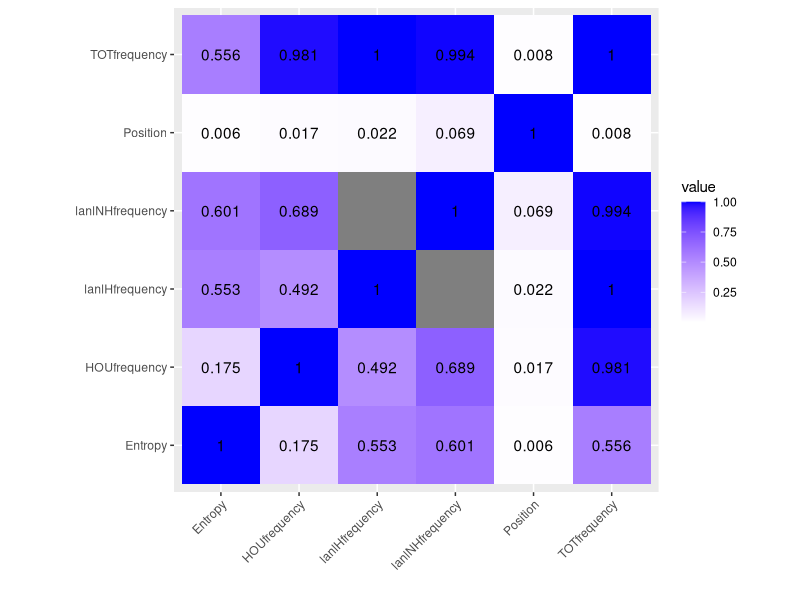
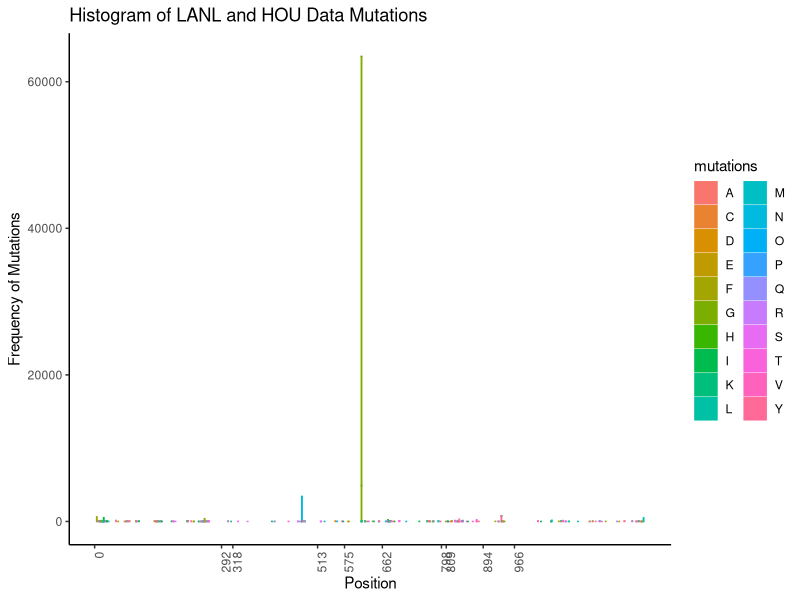
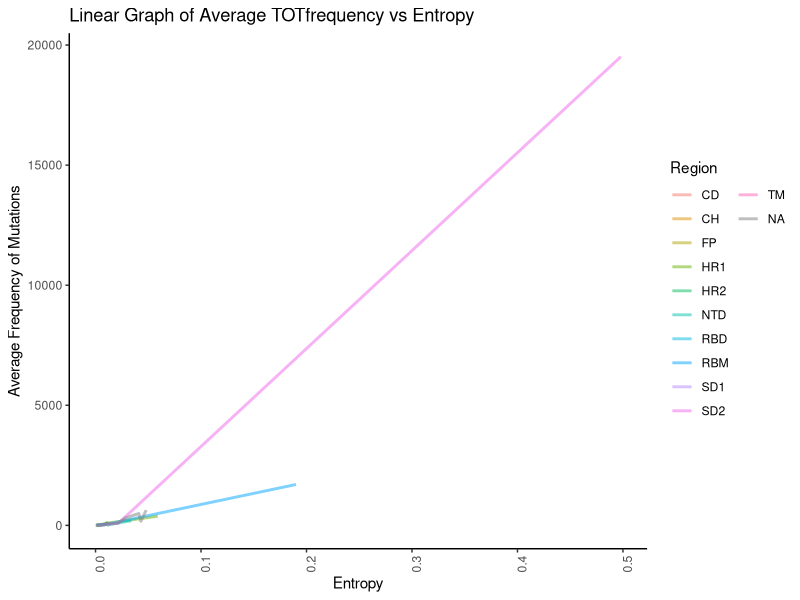
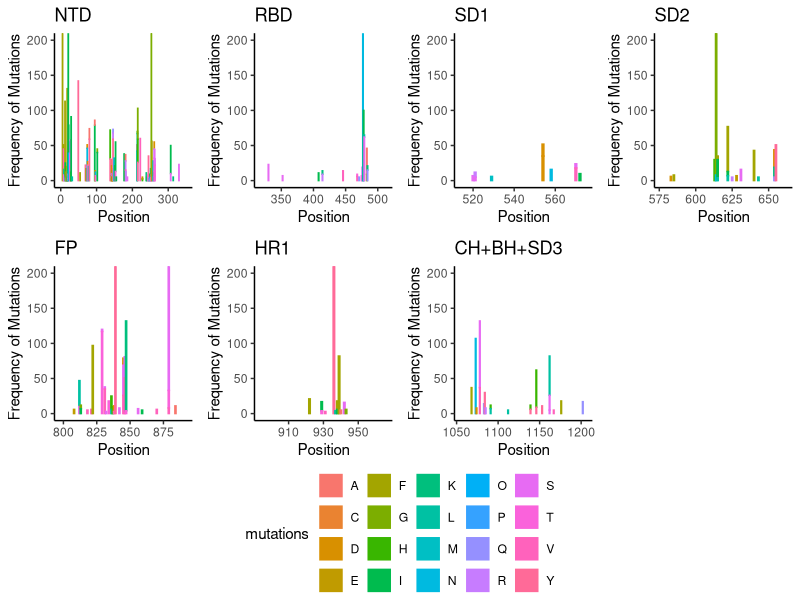
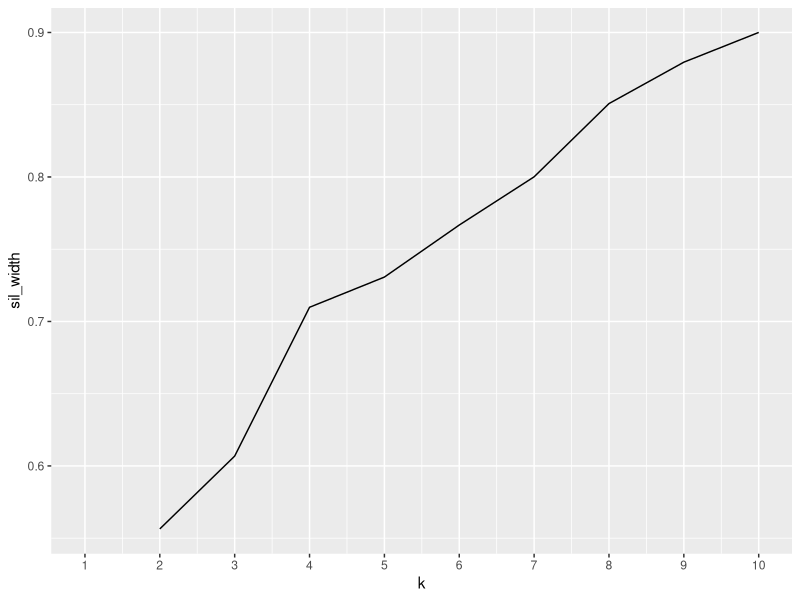
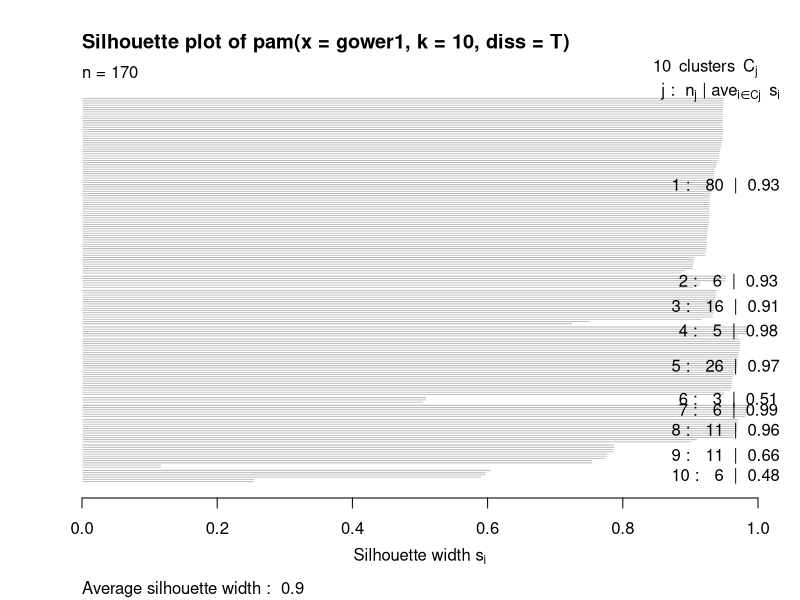
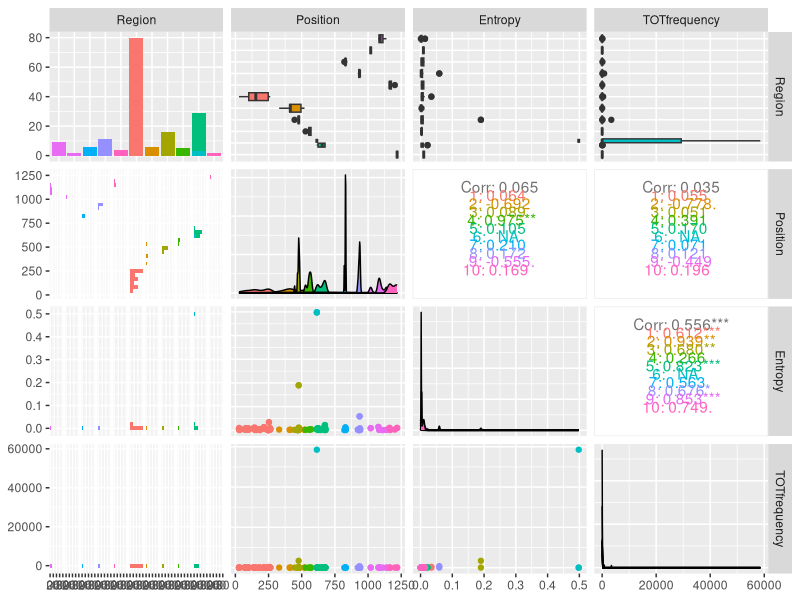

Recreate these plots in R, in order.
## ---- chunk 1
knitr::opts_chunk$set(warning = FALSE, message = FALSE) 
## ---- chunk 2
library(tidyverse)
library(ggpubr)
library(ggplot2)
HOU <- read_csv("HOU.csv")
lanlHighlighted <- read_csv("lanlH.csv")
lanlNotHighlighted <- read_csv("lanlNH.csv")
## ---- chunk 3
head(lanlHighlighted)
lanlHighlighted <- lanlHighlighted %>% 
  pivot_longer(5:12, names_to="delete", values_to="mutations") %>%
  select(-delete) %>% 
  separate(mutations,into=c("mutations","lanlHfrequency")) %>%
  mutate(lanlHfrequency=(gsub("[() ]", "", lanlHfrequency))) %>%
  filter(!is.na(mutations), mutations!="",mutations!="X") %>% 
  mutate_at(c(2,4,6), as.numeric) %>%
  filter(lanlHfrequency>=3)
head(lanlHighlighted)
nrow(lanlHighlighted)
## ---- chunk 4
head(lanlNotHighlighted)
lanlNotHighlighted <- lanlNotHighlighted %>%
  pivot_longer(5:12, names_to="delete", values_to="mutations") %>%
  select(-delete) %>% 
  separate(mutations,into=c("mutations","lanlNHfrequency")) %>%
  mutate(lanlNHfrequency=(gsub("[() ]", "", lanlNHfrequency))) %>%
  filter(!is.na(mutations), mutations!="", mutations!="X") %>% 
  mutate_at(c(2,4,6), as.numeric) %>%
  group_by(Position) %>% 
  filter(n()>=3) %>%
  filter(lanlNHfrequency>=5)
head(lanlNotHighlighted)
nrow(lanlNotHighlighted)
## ---- chunk 5
lanlTOT <- lanlHighlighted %>% full_join(lanlNotHighlighted, by=c("Position", "AA", "Entropy","Region","mutations"))
head(lanlTOT)
nrow(lanlTOT)
## ---- chunk 6
head(HOU)
nrow(HOU)
hou5 <- HOU %>% select(-c(6:8)) %>% filter(!is.na(mutations), mutations!="", mutations!="X") %>% mutate(HOUfrequency=as.numeric(count)) %>% select(-count) %>% filter(HOUfrequency>=5) 
head(hou5)
nrow(hou5)

hou3AA <- HOU %>% select(-c(6:8)) %>% filter(!is.na(mutations), mutations!="",mutations!="X") %>% group_by(Position) %>% mutate(HOUfrequency=as.numeric(count)) %>% select(-count) %>% filter(n()>=3) 
head(hou3AA)
nrow(hou3AA)

houTOT<- hou5 %>% full_join(hou3AA, by=c("Position", "AA", "HOUfrequency", "Region", "mutations"))
head(houTOT)
nrow(houTOT)
## ---- chunk 7
lanlhouTOT <- houTOT %>% full_join(lanlTOT, by=c("Position","mutations","AA", "Region"))  %>%  mutate(TOTfrequency = select(.,HOUfrequency, lanlHfrequency, lanlNHfrequency) %>% rowSums(na.rm = TRUE)) %>% arrange(Position)
head(lanlhouTOT)
nrow(lanlhouTOT)
## ---- chunk 8
#summary functions used: mean,sd,n_distinct
statSum <- lanlhouTOT %>% summarise(distinctRegions= n_distinct(Region), distinctMutations=nrow(lanlhouTOT), minMutFreq = min(TOTfrequency), maxMutFreq = max(TOTfrequency), avgMutFreq = mean(TOTfrequency), sdMutFreq=sd(TOTfrequency), minEntropy = min(Entropy, na.rm = TRUE), maxEntropy = max(Entropy, na.rm = TRUE), avgEntropy = mean(Entropy, na.rm = TRUE), sdEntropy=sd(Entropy, na.rm = TRUE), minPosition = min(Position), maxPosition = max(Position), avgPosition = mean(Position), sdPosition=sd(Position))
statSum

#Explore Region
statSumByRegion <- lanlhouTOT %>% group_by(Region) %>% summarise(distinctMutations=n_distinct(TOTfrequency), minMutFreq = min(TOTfrequency), maxMutFreq = max(TOTfrequency), avgMutFreq = mean(TOTfrequency), sdMutFreq=sd(TOTfrequency), minEntropy = min(Entropy, na.rm = TRUE), maxEntropy = max(Entropy, na.rm = TRUE), avgEntropy = mean(Entropy, na.rm = TRUE), sdEntropy=sd(Entropy, na.rm = TRUE), minPosition = min(Position), maxPosition = max(Position), avgPosition = mean(Position), sdPosition=sd(Position))
statSumByRegion
## ---- chunk 9
cormat <- lanlhouTOT %>% select_if(is.numeric) %>% cor(use="pair") %>% round(4)
cormat

cormat %>%
  as.data.frame%>%
  rownames_to_column%>%
  pivot_longer(-1)%>%
  ggplot(aes(rowname,name,fill=value))+geom_tile()+
  geom_text(aes(label=round(value,3)))+
  xlab("")+ylab("")+coord_fixed()+
  scale_fill_gradient2(low="blue",mid="white",high="blue")+
  theme(axis.text.x = element_text(angle=45, hjust=1))
## ---- chunk 10
ggplot(data=lanlhouTOT,aes(x=Position)) +
  geom_col(aes(y=TOTfrequency, colour=mutations, fill=mutations))+
  scale_x_continuous(breaks=c(0,292,318, 513,575, 662, 894,966, 798,809))+
  ylab("Frequency of Mutations")+
  ggtitle("Histogram of LANL and HOU Data Mutations")+guides(col = guide_legend(nrow = 10))+theme_classic()+
  theme(axis.text.x = element_text(angle=90, hjust=1))
## ---- chunk 11
ggplot(data=lanlhouTOT,aes(x=Entropy, y=TOTfrequency,colour=Region, fill=Region)) +
  stat_summary(fun.y=mean, geom="line", alpha=.5,size=1)+
  ylab("Average Frequency of Mutations")+
  ggtitle("Linear Graph of Average TOTfrequency vs Entropy")+
  guides(col = guide_legend(nrow = 10))+theme_classic()+
  theme(axis.text.x = element_text(angle=90, hjust=1))
## ---- chunk 12
NTD2 <- ggplot(data=lanlhouTOT, aes(x=Position)) +
  geom_col(aes(y=TOTfrequency, colour=mutations, fill=mutations))+
  ylab("Frequency of Mutations")+
  xlim(c(0,350))+
  coord_cartesian(ylim=c(0,200))+
  ggtitle("NTD")+
  theme_classic()

RBD2 <- ggplot(data=lanlhouTOT, aes(x=Position)) +
  geom_col(aes(y=TOTfrequency, colour=mutations, fill=mutations))+
  ylab("Frequency of Mutations")+
  xlim(c(318,513))+
  coord_cartesian(ylim=c(0,200))+
  ggtitle("RBD")+
  theme_classic()


SD12 <- ggplot(data=lanlhouTOT, aes(x=Position)) +
  geom_col(aes(y=TOTfrequency, colour=mutations, fill=mutations))+
  ylab("Frequency of Mutations")+
  xlim(c(514,575))+
  coord_cartesian(ylim=c(0,200))+
  ggtitle("SD1")+
  theme_classic()


SD22 <- ggplot(data=lanlhouTOT, aes(x=Position)) +
  geom_col(aes(y=TOTfrequency, colour=mutations, fill=mutations))+
  ylab("Frequency of Mutations")+
  xlim(c(576,662))+
  coord_cartesian(ylim=c(0,200))+
  ggtitle("SD2")+
  theme_classic()


HR12 <- ggplot(data=lanlhouTOT, aes(x=Position)) +
  geom_col(aes(y=TOTfrequency, colour=mutations, fill=mutations))+
  ylab("Frequency of Mutations")+
  xlim(c(894,966))+
  coord_cartesian(ylim=c(0,200))+
  ggtitle("HR1")+
  theme_classic()


FP2 <- ggplot(data=lanlhouTOT, aes(x=Position)) +
  geom_col(aes(y=TOTfrequency, colour=mutations, fill=mutations))+
  ylab("Frequency of Mutations")+
  xlim(c(798,892))+
  coord_cartesian(ylim=c(0,200))+
  ggtitle("FP")+
  theme_classic()


CD2 <- ggplot(data=lanlhouTOT, aes(x=Position)) +
  geom_col(aes(y=TOTfrequency, colour=mutations, fill=mutations))+
  ylab("Frequency of Mutations")+
  xlim(c(1055,1206))+
  coord_cartesian(ylim=c(0,200))+
  ggtitle("CH+BH+SD3")+
  theme_classic()


ggarrange(NTD2, RBD2, SD12, SD22, FP2,HR12, CD2,
                        nrow = 2, ncol = 4,common.legend = TRUE, legend = "bottom")
## ---- chunk 13
#install.packages("GGally")
library(cluster)
clust_dat <- lanlhouTOT %>% mutate_if(is.character,as.factor) %>%  select(-c(HOUfrequency, lanlHfrequency, lanlNHfrequency, mutations, AA)) %>% na.omit()

gower1<-daisy(clust_dat,metric="gower")


## ---- chunk 14
sil_width<-vector()
for(i in 2:10){  
  pam_fit <- pam(gower1, diss = TRUE, k = i)  
  sil_width[i] <- pam_fit$silinfo$avg.width  
}

ggplot()+geom_line(aes(x=1:10,y=sil_width))+scale_x_continuous(name="k",breaks=1:10)
## ---- chunk 15
pam10 <- pam(gower1, k = 10, diss = T) #tell pam you are using dissimilarities
pam10
## ---- chunk 16
gower1%>%as.matrix%>%as.data.frame%>%rownames_to_column%>%
  pivot_longer(-1,values_to="distance")%>%
  filter(rowname!=name)%>%filter(distance%in%c(min(distance),max(distance)))%>%
  distinct(distance,.keep_all = T)
## ---- chunk 17
clust_dat%>%mutate(cluster=pam10$clustering)%>%group_by(cluster)%>%
  rename_all(function(x)str_replace(x,"_",""))%>%
  summarize_if(is.numeric,.funs = list("mean"=mean,"median"=median,"sd"=sd),na.rm=T)%>%
  pivot_longer(contains("_"))%>%
  separate(name,sep="_",into=c("variable","stat"))%>%
  pivot_wider(names_from = "variable",values_from="value")%>%arrange(stat)
## ---- chunk 18
clust_dat %>%mutate(cluster=factor(pam10$clustering))%>%select(cluster,Region)%>%
  group_by(cluster,Region)%>%summarize(n=n())%>%mutate(prop=n/sum(n,na.rm=T))%>%
  pivot_wider(-n,names_from=Region,values_from=prop)
## ---- chunk 19
clust_dat%>%mutate(cluster=factor(pam10$clustering))%>%select_if(negate(is.numeric))%>%
  group_by(Region,cluster)%>%summarize(n=n())%>%mutate(prop=n/sum(n))%>%
  pivot_wider(-n,names_from=Region,values_from=prop)
## ---- chunk 20
clust_dat %>% slice(pam10$id.med)

plot(pam10,which=2)
library(GGally)
ggpairs(clust_dat, aes(color=as.factor(pam10$clustering)))
## ---- chunk 21
lanlhouTOT %>% arrange(desc(TOTfrequency)) %>% head()
